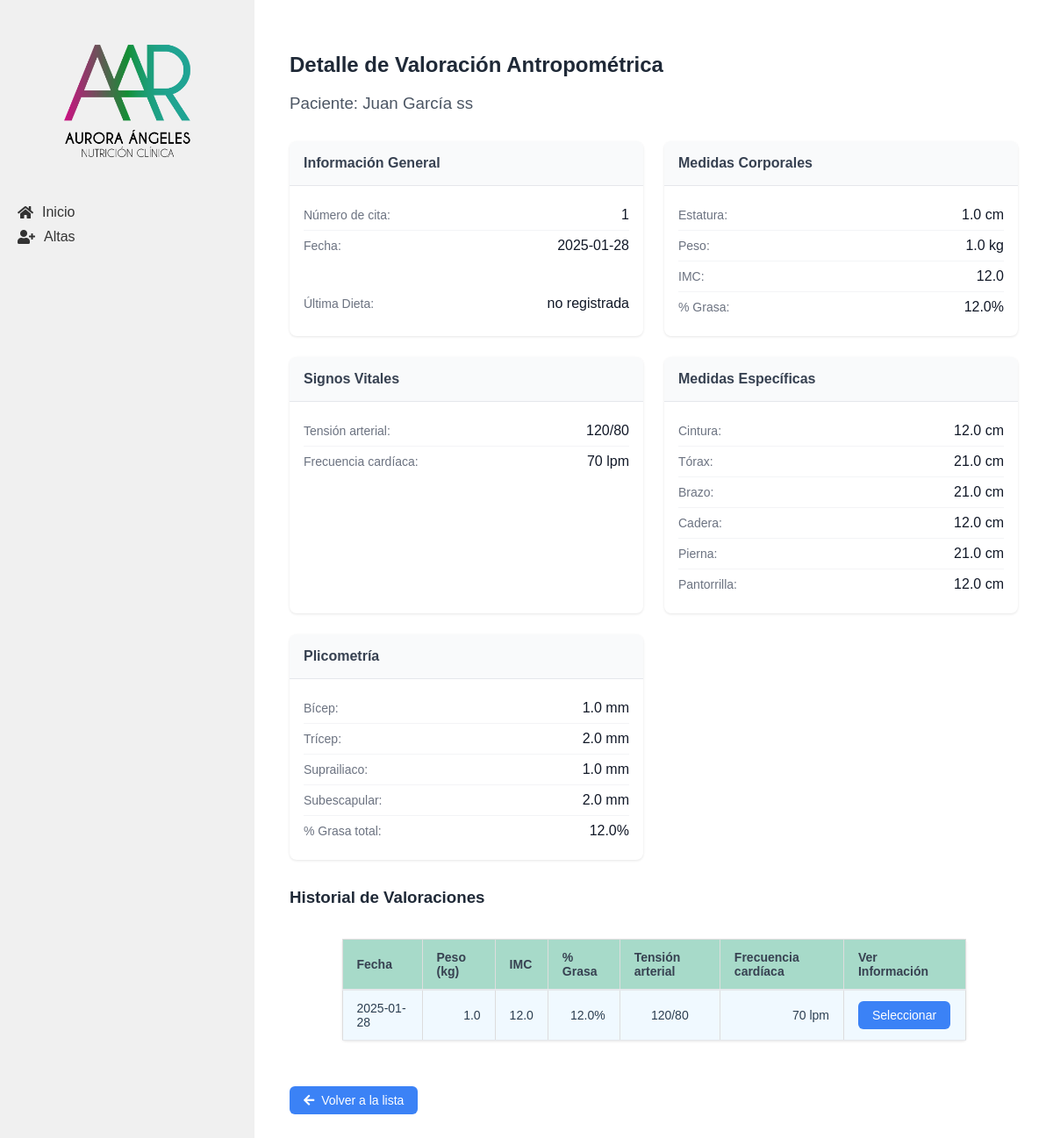
The app's page /valoraciones/3, older data.
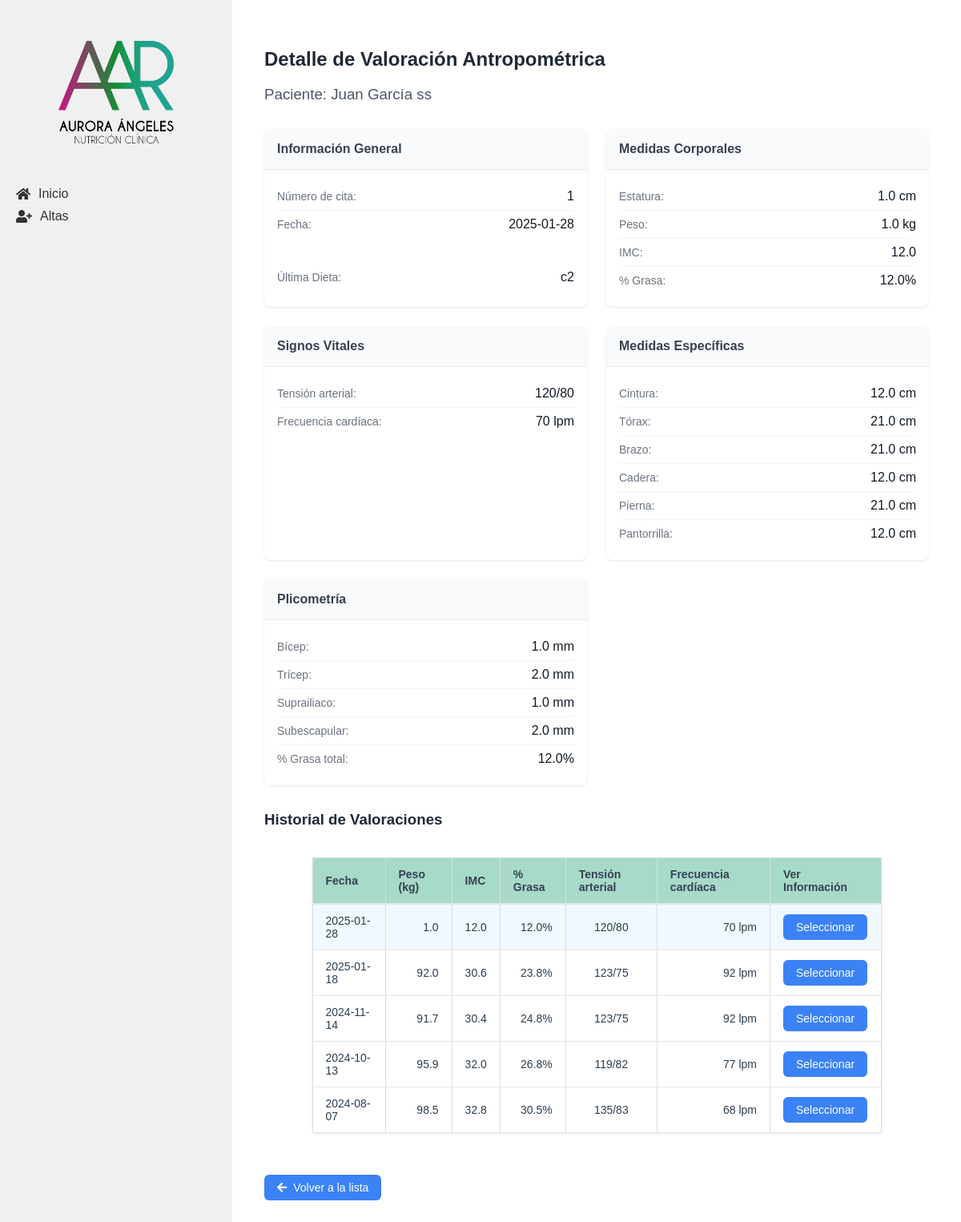
The same page, newer data.
### tables this page shows
CREATE TABLE "valoracion_antropometrica" (
    id INTEGER PRIMARY KEY AUTOINCREMENT,
    paciente_id INTEGER NOT NULL,
    numero_cita INTEGER NOT NULL,
    fecha DATE NOT NULL,
    estatura FLOAT NOT NULL,
    peso FLOAT NOT NULL,
    imc FLOAT NOT NULL,
    grasa FLOAT NOT NULL,
    cintura FLOAT NOT NULL,
    torax FLOAT NOT NULL,
    brazo FLOAT NOT NULL,
    cadera FLOAT NOT NULL,
    pierna FLOAT NOT NULL,
    pantorrilla FLOAT NOT NULL,
    tension_arterial TEXT NOT NULL,
    frecuencia_cardiaca INTEGER NOT NULL,
    bicep FLOAT NOT NULL,
    tricep FLOAT NOT NULL,
    suprailiaco FLOAT NOT NULL,
    subescapular FLOAT NOT NULL,
    femoral FLOAT,
    porcentaje_grasa FLOAT NOT NULL,
    ultima_dieta TEXT,
    FOREIGN KEY (paciente_id) REFERENCES pacientes (id)
);

### app/controllers/valoracion_antropometrica.py (the view)
@valoracion.route('/valoraciones/<int:valoracion_id>')
def detalle_valoracion(valoracion_id):
    valoracion = ValoracionAntropometrica.obtener_por_id(valoracion_id)
    if not valoracion:
        flash('Valoración no encontrada', 'error')
        return redirect(url_for('valoracion.todas_valoraciones'))
    paciente = Paciente.obtener_por_id(valoracion['paciente_id'])
    historial_valoraciones = ValoracionAntropometrica.obtener_por_paciente(valoracion['paciente_id'])
    return render_template('detalle_valoracion.html',
                            valoracion=valoracion,
                            paciente=paciente,
                            historial_valoraciones=historial_valoraciones)

### app/db.py (called while the page is built)
def get_db():
    if 'db' not in g:
        g.db = sqlite3.connect(
            'pacientes.db',
            detect_types=sqlite3.PARSE_DECLTYPES
        )
        g.db.row_factory = sqlite3.Row
    return g.db

def query_db(query, args=(), one=False):
    cur = get_db().execute(query, args)
    rv = cur.fetchall()
    cur.close()
    return (rv[0] if rv else None) if one else rv

### app/models/paciente.py (called while the page is built)
    @staticmethod
    def obtener_por_id(id):
        return query_db('SELECT * FROM pacientes WHERE id = ?', [id], one=True)

### app/models/valoracion_antropometrica.py (called while the page is built)
    @staticmethod
    def obtener_por_paciente(paciente_id):
        return query_db('''
            SELECT * FROM valoracion_antropometrica
            WHERE paciente_id = ?
            ORDER BY fecha DESC
        ''', [paciente_id])

    @staticmethod
    def obtener_por_id(valoracion_id):
        return query_db('SELECT * FROM valoracion_antropometrica WHERE id = ?', [valoracion_id], one=True)

### app/templates/detalle_valoracion.html (shortened to what the changed rows need)
{% extends "base.html" %}
{% block content %}
<div class="valoracion-container">
    <header class="valoracion-header">
        <h2>Detalle de Valoración Antropométrica</h2>
    </header>
    <div class="valoracion-grid">
        <div class="valoracion-card">
            <div class="valoracion-card__content">
                <div class="data-item">
                    <span class="data-label">Número de cita:</span>
                    <span class="data-value">{{ valoracion['numero_cita'] }}</span>
                </div>
                <div class="data-item">
                    <span class="data-label">Fecha:</span>
                    <span class="data-value">{{ valoracion['fecha'] }}</span>
                </div>
            </div>
            <div class="valoracion-card__content">
                <div class="data-item">
                    <span class="data-label">Última Dieta:</span>
                    <span class="data-value">{{ valoracion['ultima_dieta'] or 'No registrada' }}</span>
                </div>
            </div>
        </div>
        <div class="valoracion-card">
            <div class="valoracion-card__content">
                <div class="data-item">
                    <span class="data-label">Estatura:</span>
                    <span class="data-value">{{ valoracion['estatura'] }} cm</span>
                </div>
                <div class="data-item">
                    <span class="data-label">Peso:</span>
                    <span class="data-value">{{ valoracion['peso'] }} kg</span>
                </div>
                <div class="data-item">
                    <span class="data-label">IMC:</span>
                    <span class="data-value">{{ valoracion['imc'] }}</span>
                </div>
                <div class="data-item">
                    <span class="data-label">% Grasa:</span>
                    <span class="data-value">{{ valoracion['grasa'] }}%</span>
                </div>
            </div>
        </div>
        <div class="valoracion-card">
            <div class="valoracion-card__content">
                <div class="data-item">
                    <span class="data-label">Tensión arterial:</span>
                    <span class="data-value">{{ valoracion['tension_arterial'] }}</span>
                </div>
                <div class="data-item">
                    <span class="data-label">Frecuencia cardíaca:</span>
                    <span class="data-value">{{ valoracion['frecuencia_cardiaca'] }} lpm</span>
                </div>
            </div>
        </div>
        <div class="valoracion-card">
            <div class="valoracion-card__content">
                <div class="data-item">
                    <span class="data-label">Cintura:</span>
                    <span class="data-value">{{ valoracion['cintura'] }} cm</span>
                </div>
                <div class="data-item">
                    <span class="data-label">Tórax:</span>
                    <span class="data-value">{{ valoracion['torax'] }} cm</span>
                </div>
                <div class="data-item">
                    <span class="data-label">Brazo:</span>
                    <span class="data-value">{{ valoracion['brazo'] }} cm</span>
                </div>
                <div class="data-item">
                    <span class="data-label">Cadera:</span>
                    <span class="data-value">{{ valoracion['cadera'] }} cm</span>
                </div>
                <div class="data-item">
                    <span class="data-label">Pierna:</span>
                    <span class="data-value">{{ valoracion['pierna'] }} cm</span>
                </div>
                <div class="data-item">
                    <span class="data-label">Pantorrilla:</span>
                    <span class="data-value">{{ valoracion['pantorrilla'] }} cm</span>
                </div>
            </div>
        </div>
        <div class="valoracion-card">
            <div class="valoracion-card__content">
                <div class="data-item">
                    <span class="data-label">Bícep:</span>
                    <span class="data-value">{{ valoracion['bicep'] }} mm</span>
                </div>
                <div class="data-item">
                    <span class="data-label">Trícep:</span>
                    <span class="data-value">{{ valoracion['tricep'] }} mm</span>
                </div>
                <div class="data-item">
                    <span class="data-label">Suprailiaco:</span>
                    <span class="data-value">{{ valoracion['suprailiaco'] }} mm</span>
                </div>
                <div class="data-item">
                    <span class="data-label">Subescapular:</span>
                    <span class="data-value">{{ valoracion['subescapular'] }} mm</span>
                </div>
                <div class="data-item">
                    <span class="data-label">% Grasa total:</span>
                    <span class="data-value">{{ valoracion['porcentaje_grasa'] }}%</span>
                </div>
            </div>
        </div>
    </div>
    <div class="valoracion-history">
        <div class="table-container">
            <table class="table">
                <thead>
                    <tr>
                        <th class="table__header">Fecha</th>
                        <th class="table__header">Peso (kg)</th>
                        <th class="table__header">IMC</th>
                        <th class="table__header">% Grasa</th>
                        <th class="table__header">Tensión arterial</th>
                        <th class="table__header">Frecuencia cardíaca</th>
                        <th class="table__header">Ver Información</th>
                    </tr>
                </thead>
                <tbody>
                    {% for val in historial_valoraciones %}
                    <tr class="{{ 'current-row' if val['id'] == valoracion['id'] else '' }}">
                        <td class="table__cell">{{ val['fecha'] }}</td>
                        <td class="table__cell text-right">{{ val['peso'] }}</td>
                        <td class="table__cell text-right">{{ val['imc'] }}</td>
                        <td class="table__cell text-right">{{ val['porcentaje_grasa'] }}%</td>
                        <td class="table__cell text-center">{{ val['tension_arterial'] }}</td>
                        <td class="table__cell text-right">{{ val['frecuencia_cardiaca'] }} lpm</td>
                        <td class="table__cell">
                            <a href="{{ url_for('valoracion.detalle_valoracion', valoracion_id=val['id']) }}"
                                class="action-button">Seleccionar</a>
                        </td>
                    </tr>
                    {% endfor %}
                </tbody>
            </table>
        </div>
    </div>
</div>
{% endblock %}

Row changes from the older to the newer data that the page shows:
changed valoracion_antropometrica (number 1 of 5 on the later page): ultima_dieta "no registrada" → "c2"
added valoracion_antropometrica: fecha "2025-01-18", peso "92.0", imc "30.6", porcentaje_grasa "23.8", tension_arterial "123/75", frecuencia_cardiaca "92"
added valoracion_antropometrica: fecha "2024-11-14", peso "91.7", imc "30.4", porcentaje_grasa "24.8", tension_arterial "123/75", frecuencia_cardiaca "92"
added valoracion_antropometrica: fecha "2024-10-13", peso "95.9", imc "32.0", porcentaje_grasa "26.8", tension_arterial "119/82", frecuencia_cardiaca "77"
added valoracion_antropometrica: fecha "2024-08-07", peso "98.5", imc "32.8", porcentaje_grasa "30.5", tension_arterial "135/83", frecuencia_cardiaca "68"
